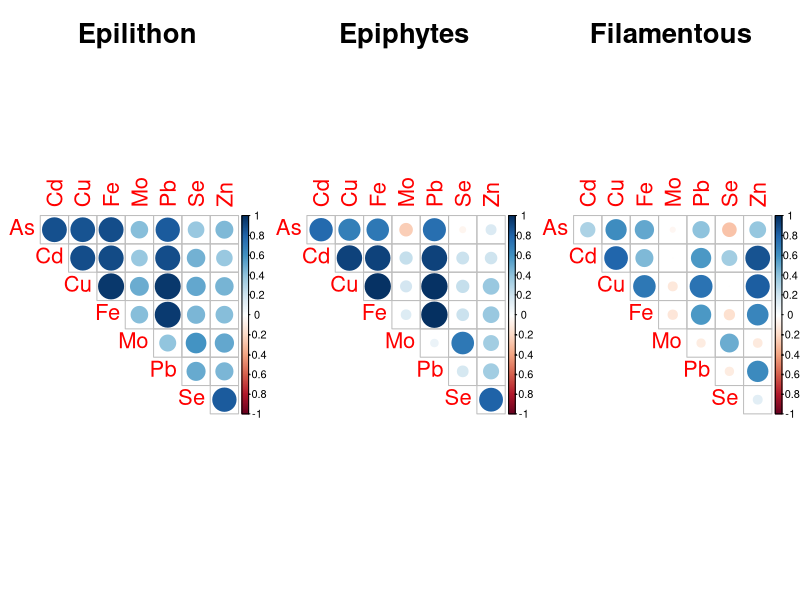

Source code (R):
library(tidyverse)
library(readr)
library(plyr)
library(dplyr)
library("corrplot")                               # Load corrplot

alldata <- data.frame(read_csv("2_incremental/20220420_STANDING_CROP.csv"))

alldata$SAMPLING_DATE<-as.Date(alldata$SAMPLING_DATE, format = "%m/%d/%Y")

#Selected

EPIL.COR.DF3 <- alldata[which(alldata$SAMPLE_DESCRIPTOR == "EPIL"),]

EPIL.COR.DF3<-as.data.frame(na.omit(EPIL.COR.DF3[,c(13,19,22,25,31,35,40,49)]))

names(EPIL.COR.DF3)<- c("As","Cd","Cu","Fe","Mo","Pb","Se","Zn")

EPIP.COR.DF3 <- alldata[which(alldata$SAMPLE_DESCRIPTOR == "EPIP"),]

EPIP.COR.DF3<-as.data.frame(na.omit(EPIP.COR.DF3[,c(13,19,22,25,31,35,40,49)]))

names(EPIP.COR.DF3)<- c("As","Cd","Cu","Fe","Mo","Pb","Se","Zn")

FILA.COR.DF3 <- alldata[which(alldata$SAMPLE_DESCRIPTOR == "FILA"),]

FILA.COR.DF3<-as.data.frame(na.omit(FILA.COR.DF3[,c(13,19,22,25,31,35,40,49)]))

names(FILA.COR.DF3)<- c("As","Cd","Cu","Fe","Mo","Pb","Se","Zn")

dev.new()

par(mfrow = c(1,3), mar = c(2, 4, 4, 2))

EPIL.TEST<-cor.mtest(EPIL.COR.DF3)

corrplot(cor(EPIL.COR.DF3), method = "circle", lwd=2, tl.cex = 2, cl.cex=1, cex.main=2.5, sig.level = 0.05, insig = "blank", 
         mar=c(0,0,0,0), title="\n\n Epilithon", diag=FALSE, order = "original", type="upper", col.lim=c(-1,1)) 

corrplot(cor(EPIP.COR.DF3), method = "circle", lwd=2, tl.cex = 2, cl.cex=1, cex.main=2.5, sig.level = 0.05, insig = "blank", 
         mar=c(0,0,0,0), title="\n\n Epiphytes", diag=FALSE, order = "original", type="upper", col.lim=c(-1,1)) 

corrplot(cor(FILA.COR.DF3), method = "circle", lwd=2, tl.cex = 2, cl.cex=1, cex.main=2.5, sig.level = 0.05, insig = "blank", 
         mar=c(0,0,0,0), title="\n\n Filamentous", diag=FALSE, order = "original", type="upper", col.lim=c(-1,1)) 

cor(EPIL.COR.DF3)
cor(EPIP.COR.DF3)
cor(FILA.COR.DF3)
